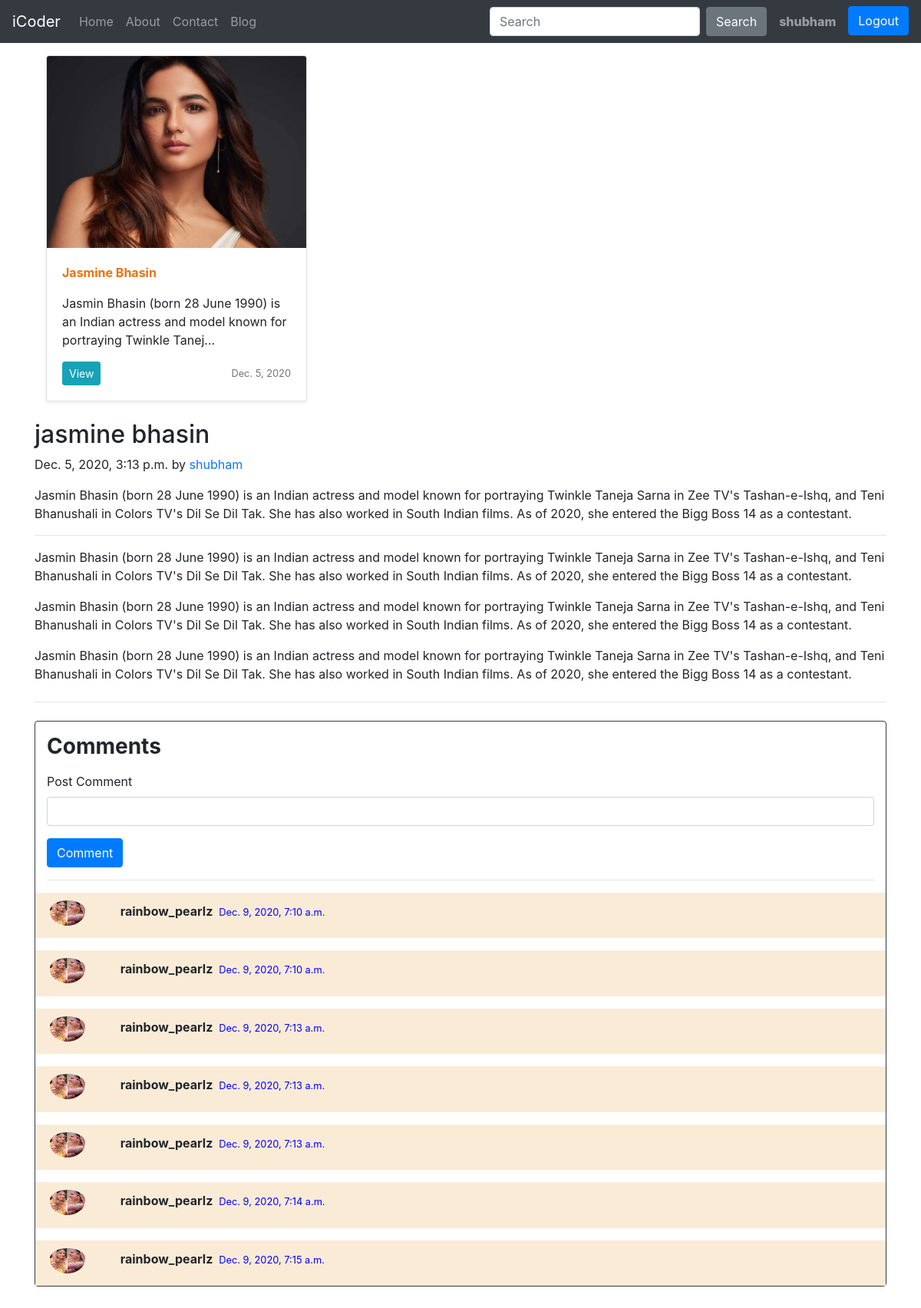
Screenshot of /blog/jasmin (signed in) with the database file from the repository.
### blog/models.py (models this page shows, shortened)
class Post(models.Model):
    sno = models.AutoField(primary_key=True)
    title = models.CharField(max_length=200)
    author = models.CharField(max_length=200)
    image = models.ImageField(upload_to="blog/images",default=" ")
    content = models.TextField()
    category = models.CharField(max_length=200,default="actress")
    slug = models.CharField(max_length=130,default="")
    timestamp = models.DateTimeField(blank=True)

class BlogComment(models.Model):
    sno = models.AutoField(primary_key=True)
    comment = models.TextField()
    user =  models.ForeignKey(User,on_delete=models.CASCADE )
    post = models.ForeignKey(Post , on_delete=models.CASCADE)
    parent = models.ForeignKey('self',on_delete=models.CASCADE ,null=True)
    timestamp = models.DateTimeField(default=now)

### blog/views.py (the view)
# urls.py: path('<str:slug>', views.blogPost,name="blogPost"),
def blogPost(request,slug):
    post = Post.objects.filter(slug=slug).first()
    comments=BlogComment.objects.filter(post=post)
    context={'post':post,'comments':comments}
    return render(request,"blog/blogPost.html",context)

### templates/blog/blogPost.html (shortened to what this page needs)
{% extends 'home/basic.html' %}
{% block body %}
{% load static %}
<div class="container my-3">
<div class="col-md-4">
    <div class="card mb-4 shadow-sm">
      <img src="/media/{{post.image}}" class="bd-placeholder-img card-img-top" width="100%" height="250" role="img" ></img>
      <div class="card-body">
      <b><p class="text-capitalize text-decoration-underline" style="color: #ec730b;">{{post.title}}</p></b>
        <p class="card-text">{{post.content|truncatechars:100}}</p>
        <div class="d-flex justify-content-between align-items-center">
          <div class="btn-group">
            <a href="{{post.slug}}"><button type="button" class="btn btn-sm btn-info">View</button></a>
          </div>
          <small class="text-muted"> {{post.timestamp.date }}</small>
        </div>
      </div>
    </div>
</div>
</div>
<div class="container">
<div class="blog-post">
        <h2 class="blog-post-title">{{post.title}}</h2>
        <p class="blog-post-meta">{{post.timestamp}} by <a href="#">{{ post.author}}</a></p>
        <p>{{post.content}}</p>
        <hr>
        <p>{{post.content}}</p>
        <blockquote>
          <p>{{post.content}}</p>
        </blockquote>
        <p>{{post.content}}</p>
</div>
<hr class="my-4">
<div class="container border border-dark rounded " style="margin-bottom:10%">
  <h3 class="my-3 font-weight-bold">Comments</h3>
  <form class="my-3" action="/blog/postComment" method="post">
    <div class=" form-group">
      <label for="exampleInputEmail1">Post Comment</label>
      <input class="form-control" type="text" name="comment" id="comment">
    </div>
    <button type="submit" class="btn btn-primary">Comment</button>
  </form>
  <hr class="w-100">
  {% for i in comments  %}
    <div class="row mt-3 mb-0 px-1 py-1" style="background-color: antiquewhite;">
      <div class="col-md-1">
      <img class="w-75 h-75 rounded-circle" style="padding-top:6px;" src="{% static '/blog/anushka.jpg' %}" alt="...">
      </div>
      <div class="col-md-11 pt-2"><b>{{i.user.username}}</b><small class="mx-2" style="color:blue;">{{i.timestamp}}</small>
      </div>
    </div>
  {% endfor %}
</div>
{% endblock body %}

### templates/home/basic.html (shortened to what this page needs)
<!doctype html>
<html lang="en">
<head>
  <link rel="stylesheet" href="https://cdn.jsdelivr.net/npm/bootstrap@4.5.3/dist/css/bootstrap.min.css"
>
</head>
<body>
  <nav class="navbar navbar-expand-lg navbar-dark bg-dark sticky-top">
    <a class="navbar-brand" href="/">iCoder</a>
    <div class="collapse navbar-collapse" id="navbarSupportedContent">
      <ul class="navbar-nav mr-auto">
        <li class="nav-item {% block homeactive %}{% endblock homeactive %} ">
          <a class="nav-link" href="#">Home <span class="sr-only">(current)</span></a>
        </li>
        <li class="nav-item {% block aboutactive %}{% endblock aboutactive %}">
          <a class="nav-link" href="/about">About</a>
        </li>
        <li class="nav-item {% block contactactive %}{% endblock contactactive %}">
          <a class="nav-link" href="/contact">Contact</a>
        </li>
        <li class="nav-item {% block blogactive %}{% endblock blogactive %}">
          <a class="nav-link" href="/blog">Blog</a>
        </li>
      </ul>
      <form class="form-inline my-2 my-lg-0" method="get" action="/search">
        <input class="form-control mr-sm-2" type="search" name="search" id="search" placeholder="Search"
          aria-label="Search">
        <button class="btn btn-secondary my-2 mr-2 my-sm-0" type="submit">Search</button>
      </form>
    </div>
    {% if user.is_authenticated %}
    <ul class="navbar-nav ml-auto">
      <li class="nav-item dropdown">
        <a class="nav-link" style="font-weight: 800;" href="#" id="navbarDropdown" role="button" data-bs-toggle="dropdown"
          aria-expanded="false">
          {{request.user}}
        </a>
      </li>
      <a class="ml-2" href="/logout"><button class="btn btn-primary" type="button">Logout</button></a>
    </ul>
    {% endif %}
  </nav>
  {% block body %}
  {% endblock %}
</body>
</html>

### rows the page displays
Post: image (picture), title "Jasmine Bhasin", content "Jasmin Bhasin (born 28 June 1990) is an Indian actress and model known for portraying Twinkle Tanej…", timestamp "Dec. 5, 2020", title "jasmine bhasin", timestamp "Dec. 5, 2020, 3:13 p.m.", author "shubham", content "Jasmin Bhasin (born 28 June 1990) is an Indian actress and model known for portraying Twinkle Taneja Sarna in Zee TV's Tashan-e-Ishq, and Teni Bhanushali in Colors TV's Dil Se Dil Tak. She has also worked in South Indian films. As of 2020, she entered the Bigg Boss 14 as a contestant."
BlogComment: user.username "rainbow_pearlz", timestamp "Dec. 9, 2020, 7:10 a.m."
BlogComment: user.username "rainbow_pearlz", timestamp "Dec. 9, 2020, 7:10 a.m."
BlogComment: user.username "rainbow_pearlz", timestamp "Dec. 9, 2020, 7:13 a.m."
BlogComment: user.username "rainbow_pearlz", timestamp "Dec. 9, 2020, 7:13 a.m."
BlogComment: user.username "rainbow_pearlz", timestamp "Dec. 9, 2020, 7:13 a.m."
BlogComment: user.username "rainbow_pearlz", timestamp "Dec. 9, 2020, 7:14 a.m."
BlogComment: user.username "rainbow_pearlz", timestamp "Dec. 9, 2020, 7:15 a.m."

### other values shown
{{ request.user }} "shubham"
